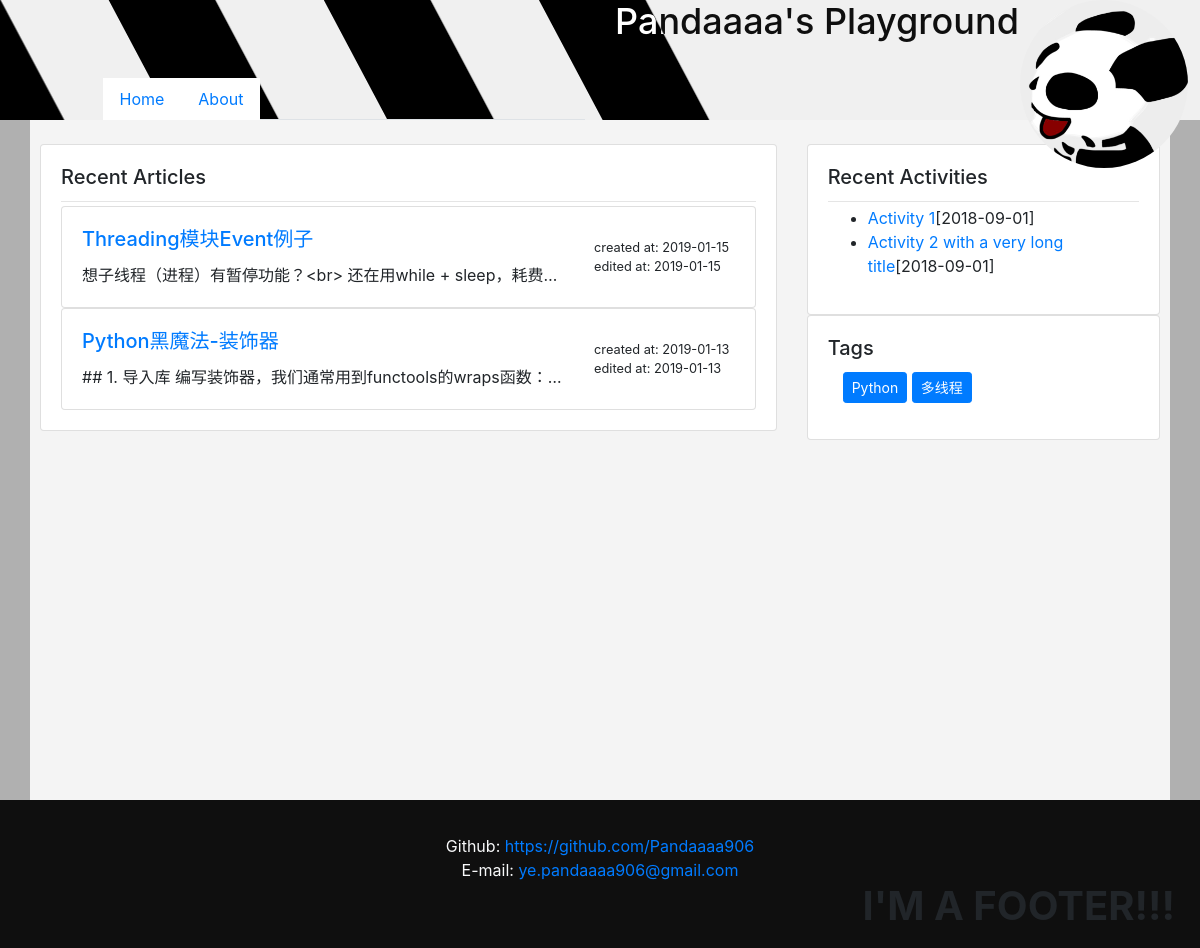
The page / on the database its author committed.
### main/models.py (models this page shows)
class NavBarItem(BaseModel):
    caption = models.TextField()
    url = models.TextField()
    help_text = models.TextField()
    ordering = models.IntegerField(default=0, blank=True)

class ConstantDict(BaseModel):
    NUMBER = "NUMBER"
    TEXT = "TEXT"
    TYPES = (
        (NUMBER, "NUMBER"),
        (TEXT, "TEXT"),
    )
    app = models.TextField(null=True, blank=True)
    key = models.TextField()
    _type = models.TextField(choices=TYPES)
    value = models.TextField()

### article/models.py (models this page shows, shortened)
class Article(BaseModel):
    title = models.TextField(null=False)
    content = models.TextField(null=True)
    tags = models.ManyToManyField(Tag, default=None, blank=True)
    class Meta:
        ordering = ['-created_at']

class Tag(BaseModel):
    name = models.TextField(null=False, unique=True)

### main/views.py (the view)
# urls.py: path('', Index.as_view()),
class Index(View):
    def get(self, request, *args, **kwargs):
        articles = Article.objects.filter().order_by('-created_at')[:5]
        tags = Tag.objects.filter().order_by('-created_at')[:10]
        return render(request, "index.html", {"articles": articles, "tags": tags})

### main/templatetags/blog_constant.py (called while the page is built)
@register.inclusion_tag("navbar.html")
def get_nav_bar_items():
    items = NavBarItem.objects.all()
    return {"items": items}

@register.inclusion_tag("tags.html")
def show_tags():
    tags = Tag.objects.all()
    return {"tags": tags}

@register.simple_tag
def get_constant(key):
    try:
        item = ConstantDict.objects.get(key=key)
    except ConstantDict.DoesNotExist:
        return None
    return item.value

### templates/index.html
{% extends "base.html" %}
{% load blog_constant %}
{% block content %}
<div class="row">
    <div class="col-8">
        <div class="card">
            <div class="card-body">
                <h5 class="card-title">Recent Articles</h5>
                <hr class="my-1">
                <div class="card-text">
                    {% for article in articles %}
                        <div class="card card-body">
                            <div class="row">
                                <div class="col-9">
                                    <a href="article/{{article.id}}"><h5 class="card-title">{{article.title}}</h5></a>
                                    <p class="card-text text-truncate">{{article.content}}</p>
                                </div>
                                <div class="col-3 align-content-center small">
                                    <div>created at: {{ article.created_at|date:"Y-m-d"}}</div>
                                    <div>edited at: {{ article.modified_at|date:"Y-m-d"}}</div>
                                </div>
                            </div>
                        </div>
                    {% endfor %}
                </div>
            </div>
        </div>
    </div>
    <div class="col-4">
        <div class="card">
            <div class="card-body">
                <h5 class="card-title">Recent Activities</h5>
                <hr class="my-1">
                <ul>
                    <li><a href="">Activity 1</a>[2018-09-01]</li>
                    <li><a href="">Activity 2 with a very long title</a>[2018-09-01]</li>
                </ul>
            </div>
        </div>
        <div class="card card-body">
            <h5 class="card-title">Tags</h5>
            <div class="card-text">
                <ul class="col">
                    {% show_tags %}
                </ul>
            </div>
        </div>
    </div>
</div>
{% endblock %}

### templates/base.html (shortened to what this page needs)
{% load static %}
<!DOCTYPE html>
<html lang="en" class="h-100">
<head>
    <link rel="stylesheet" href="{%  static "css/bootstrap.css" %}">
    <link rel="stylesheet" href="{%  static "css/base.css" %}">
</head>
<body class="container-fluid h-100">
    {% include "header.html" %}
    <div id="content" class="container">
        {% block content %}{% endblock %}
    </div>
    <div class="footer row">
        {% include "footer.html" %}
    </div>
</body>
</html>

### templates/header.html (shortened to what this page needs)
{% load static %}
{% load blog_constant %}
<div class="d-flex fixed-top row header">
    <div class="col-5 offset-1 align-self-end">
            <ul class="nav nav-tabs">
            {% get_nav_bar_items %}
            </ul>
    </div>
    <div class="col row">
        <div class="col-10">
            <h1>{% get_constant "title"%}</h1>
        </div>
    </div>
</div>
<div class="profiler fixed-top">
    <div>
        <a href="{% url 'login' %}">
            <img class="avatar" src="{% static "img/avatar.jpg" %}"/>
        </a>
    </div>
</div>

### main/templates/navbar.html
{% for item in items %}
    <li class="nav-item">
        <a class="nav-link" href="{{item.url}}">{{item.caption}}</a>
    </li>
{% endfor %}

### main/templates/tags.html
{% for tag in tags %}
        <a class="btn btn-primary btn-sm" href="/tag/{{tag.id}}" role="button">{{tag.name}}</a>
{% endfor %}

### templates/footer.html
{% load blog_constant %}
<div class="container-fluid">
    <div class="col text-center text-light">
        {% get_constant "github_page" as github_page %}
        <br>Github: <a href="{{ github_page }}">{{ github_page }}</a>
        {% get_constant "email" as email %}
        <br>E-mail: <a href="mailto:{{ email }}">{{ email }}</a>
    </div>
    <h1 class="float-right"><b>I'M A FOOTER!!!</b></h1>
</div>

### static/css/base.css (style rules this page uses)
#content { padding: 12vw 10px 10px 10px; min-height: 800px; }
body { background-color: #b0b0b0; }
.header { background: #f0f0f0 url("/static/img/banner.png"); height: 10vw; transition: 0.5s; }
.header h1 { font-size: 3vw; color: #fff; mix-blend-mode: difference; }
.nav-tabs li { background-color: #ffffff; }
.footer { padding: 10px; background-color: #0f0f0f; }
#content { background: #ffffffdd; }
.profiler { z-index: 2048; right: unset; left: 85%; width: 14%; height: 14%; transition: .8s; }
.avatar { width: 100%; height: 100%; -webkit-border-radius: 50%; -moz-border-radius: 50%; border-radius: 50%; }

### rows shown on the page
NavBarItem: caption "Home"
NavBarItem: caption "About"
ConstantDict: value "Pandaaaa's Playground"
Article: title "Threading模块Event例子", content "想子线程（进程）有暂停功能？<br> 还在用while + sleep，耗费…", created_at "2019-01-15", modified_at "2019-01-15"
Article: title "Python黑魔法-装饰器", content "## 1. 导入库 编写装饰器，我们通常用到functools的wraps函数：…", created_at "2019-01-13", modified_at "2019-01-13"
Tag: name "Python"
Tag: name "多线程"
ConstantDict: value "https://github.com/Pandaaaa906"
ConstantDict: value "ye.pandaaaa906@gmail.com"
